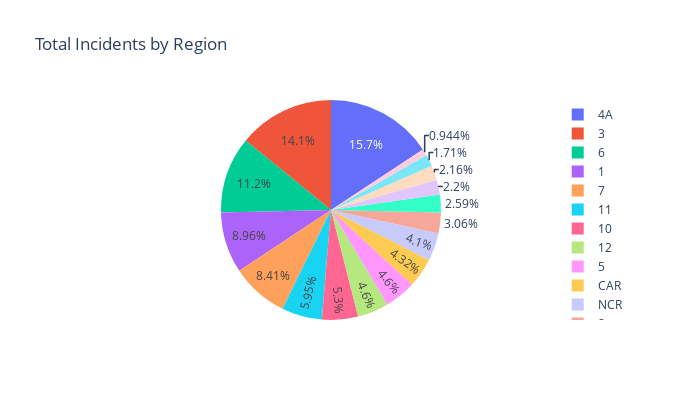

Source (notebook cell):
### Markdown cell above
# Pie Chart of total incidents by region

### Code cell
fig3 = px.pie(df,values="INCIDENTS", names="REGION",
              title = "Total Incidents by Region",
              width=700,height=400)
fig3.show()

### Figure 1 — Plotly figure (JSON) as saved in the notebook; plotly's stock layout.template omitted (floating-point values rounded to 4 significant figures; data arrays with more than 128 entries replaced by an {"elided": "..."} marker saying what was removed)
{"data": [{"domain": {"x": [0, 1], "y": [0, 1]}, "hovertemplate": "REGION=%{label}<br>INCIDENTS=%{value}<extra></extra>", "labels": {"elided": "8003 str values"}, "legendgroup": "", "name": "", "showlegend": true, "type": "pie", "values": {"elided": "8003 int values"}}], "layout": {"height": 400, "legend": {"tracegroupgap": 0}, "title": {"text": "Total Incidents by Region"}, "width": 700}}
